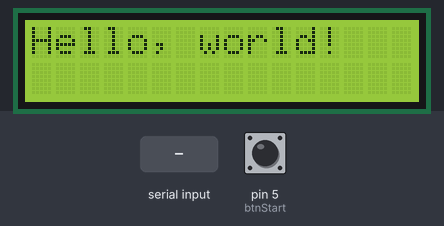
Recording of a sketch running on a simulated Arduino Leonardo, built with avr-gcc and run on an emulated ATmega32U4. On the bench: 16×2 character LCD. Inputs (shaded band) come from the test bench; at power-on: pin 5 (btnStart) LOW. The modem accepts every AT command (registered, SIM ready, sends succeed) and sends nothing else; what the sketch prints to the serial monitor is not drawn.

Above: at 0.2 s.
At 7.3 s:
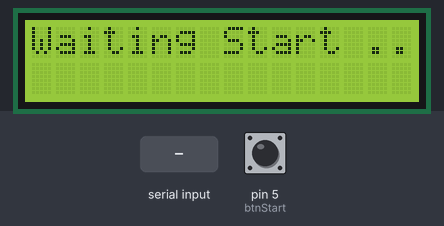
7.4 s: pin 5 (btnStart) pulled HIGH for 1 s
9.9 s: "1?" received over the second serial link
12.9 s: "1?" received over Serial
15.4 s: "0?" received over the second serial link
18.4 s: "2?" received over the second serial link
At 21.4 s:
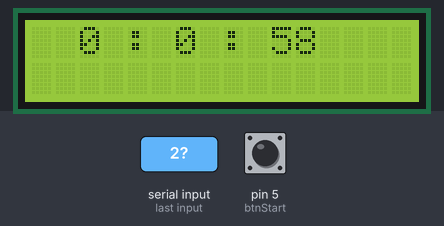
Timing chart, 0 to 22.4 s (numbered marks = the images above; inputs shaded):
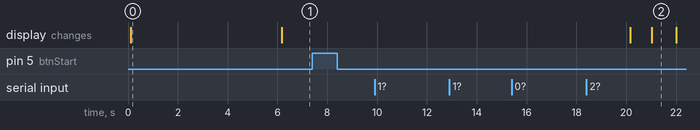

The sketch:

AteamIoT.ino
```cpp
//YWROBOT
//Compatible with the Arduino IDE 1.0
//Library version:1.1
#include <LiquidCrystal_I2C.h>
#include <String.h>
#include <SoftwareSerial.h>

LiquidCrystal_I2C lcd(0x27,16,2);  // set the LCD address to 0x27 for a 16 chars and 2 line display

String userid="RJtCsewtd3bYaxCr8rgh-EefV4oeUCYxROPX-op91b4";
String machineseq="3";

int btnTime = 3;
int btnStart = 5;
int startState = 0;
int startCnt = 0;
int remainTime = 0;

int startTime = 0; // 세탁 시작시간
int laundryTime = 3600; // 세탁시간 1시간

void printResponse();
void connectWifi();
void httpclient(String char_input);

// 3.3V 연결
SoftwareSerial ESP8266(10, 11);
String SSID = "hanul201";
String PASSWORD = "hanul201";


void setup(){

    #ifndef ESP8266
      while (!Serial); // for Leonardo/Micro/Zero
    #endif
    Serial.begin(9600);
    ESP8266.begin(9600);
    Serial.println("Hello!");

    pinMode(btnTime, INPUT);
    pinMode(btnStart, INPUT);

    lcd.init();                      // initialize the lcd
    // Print a message to the LCD.
    lcd.backlight();
    lcd.setCursor(0,0);
    lcd.print("Hello, world!");

    connectWifi();

}

void loop(){
    int startVal = digitalRead(btnStart);
    if(startVal == 1){
        // 만약 시작버튼이 눌리면, 남아있는 시간이 0 이면 세탁시작
        if(startState == 0 && remainTime == 0){
            // 세탁시간을 60분(3600초) 주고 세탁시작, 임시로 5분
            remainTime = 60;
            startTime = millis()/1000;
            startState = 1;


            String input_str = String(remainTime)+"&userid="+userid+"&machineseq="+machineseq;

            // 여기에 최초로 서버로 시간보내는것을 넣으면 된다
            httpclient(input_str);
        }

    }
    // 세탁시간이 남아있으면 1초마다 시간을 갱신한다
    if(millis()/1000 - startTime <= remainTime){
        if(millis()/1000 - startTime >= 1){
            startTime = millis()/1000;
            remainTime--;

            // 1분에 한번씩 보내기
            if(remainTime%20 == 0){

                String input_str = String(remainTime)+"&userid="+userid+"&machineseq="+machineseq;

                // 여기에 서버로 시간보내는것을 넣으면 된다
                httpclient(input_str);
                //httpclient(String(remainTime));
            }

            int hour = remainTime/3600;  // 남은 시간
            int minute = remainTime/60;  // 남은 분
            int second = remainTime%60;  // 남은 초

            lcd.clear();
            lcd.setCursor(2,0);
            lcd.print(hour);
            lcd.setCursor(3,0);
            lcd.print(" : ");
            lcd.setCursor(6,0);
            lcd.print(minute);
            lcd.print(" : ");
            lcd.setCursor(10,0);
            lcd.print(second);
        }
    // 세탁시간이 끝나면 세탁시간을 0으로 초기화 하고 기다린다
    }else{
      remainTime = 0;
      lcd.setCursor(0,0);
      lcd.print("Waiting Start ...");

      startState = 0;
    }


    if(ESP8266.available()) {

        // start server on port 80
        Serial.println("Start the server ...");

//        String cmd = "AT+CWMODE=3";  // Server로 접속
//        ESP8266.println(cmd);
//        delay(1000);
//        printResponse();

//        cmd = "AT+CIPSERVER=1,80";  // 0:close mode  1:open mode
        ESP8266.println("AT+CIPSERVER=1,80");
        printResponse();
        delay(200);

        ESP8266.println("AT+CIPMUX=1"); //
        delay(200);
        printResponse();

        ESP8266.println("AT+CIPSTO=3"); // SET SERVER TIMEOUT
        delay(200);
        printResponse();

        Serial.println("ESP8266.available()!!!");

        String result = "";

        result = ESP8266.readStringUntil('?');
        Serial.println("수신 정보 << " + result + " >> ");

        int firstIndex = result.indexOf('[');
        int lastIndex = result.indexOf(']');

        String data = result.substring(firstIndex, lastIndex + 1);
        delay(200);
        Serial.println("Json 정보 << "+data+" >> ");
        delay(200);

    }

}

void printResponse() {
  while (ESP8266.available()) {
    Serial.println(ESP8266.readStringUntil('\n'));
  }
}

// 서버로 보내기
void httpclient(String char_input){

//    ESP8266.println("AT+CIPMUX=0"); //
//    delay(1500);
//    printResponse();

    // start server on port 80
    Serial.println("close the server ...");
    //String cmddd = "AT+CIPSERVER=0";  // 0:close mode  1:open mode
    ESP8266.println("AT+CIPSERVER=0");
    printResponse();
    delay(1500);

    ESP8266.println("AT+CIPMUX=0"); //
    delay(1500);
    printResponse();

    delay(100);
    Serial.println("connect TCP...");
    String cmdd = "AT+CIPSTART=\"TCP\",\"192.168.0.48\",8989";
    ESP8266.println(cmdd);
    //delay(500);
    printResponse();
    //delay(500);
    if(Serial.find("ERROR")) return;

    Serial.println("Send data...");
    Serial.println(char_input);

    String url=char_input;
    //String cmd="GET /project/iotReg? HTTP/1.0\r\n\r\n";
    String cmd = "GET /laundry/iotData?restTime="+url+" HTTP/1.0\r\n";
    ESP8266.println("AT+CIPSEND=" + String(cmd.length() + 4));
    delay(1000);
    //printResponse();
    //Serial.println("AT+CIPSEND=0," + String(cmd.length() + 4));
    //delay(5000);
//    if(ESP8266.find(">"))
//    {
//      Serial.print(">");
//    }else
//    {
//      ESP8266.println("AT+CIPCLOSE");
//      Serial.println("connect timeout");
//      delay(1000);
//      return;
//    }
//    delay(500);
    //delay(1000);
    ESP8266.println(cmd);
    Serial.println(cmd);
    delay(2000);
    if(Serial.find("ERROR")) {
      ESP8266.println("AT+RST");
      delay(1000);
      printResponse();
      return;
    }
    ESP8266.println("AT+CIPCLOSE");
    delay(1000);
    printResponse();
//    if(Serial.find("busy")){
//      ESP8266.println("AT+RST");
//      delay(1000);
//      printResponse();
//    }

    delay(100);
}


// esp8266 at command 명령어 찾아보기
void connectWifi() {

  while (1) {
    Serial.println("Wifi connecting ...");
//    String cmd = "AT+CWMODE=1";  // Client 접속
//    ESP8266.println(cmd);
//    delay(1000);
//    printResponse();

    String cmd = "AT+CWMODE=3";  // Server로 접속
    ESP8266.println(cmd);
    delay(1000);
    printResponse();

    cmd = "AT+CWJAP=\"" + SSID + "\",\"" + PASSWORD + "\""; // WIFI 접속
    Serial.println(cmd);
    ESP8266.println(cmd);
    delay(5000);

    if (ESP8266.find("OK")) {
      Serial.println("Wifi connected!!!");

//      cmd = "AT+CIFSR";   // IP 주소 알아내기
//      ESP8266.println(cmd);
//      delay(1500);
//      printResponse();
//      delay(1500);

//      ESP8266.println("AT+CIPMUX=1"); // 다중접속
//      delay(1500);
//      printResponse();

      // start server on port 80
//      Serial.println("Start the server ...");
//      cmd = "AT+CIPSERVER=1,80";  // 0:close mode  1:open mode // 기본포트 333 -> AT+CIPSERVER=1,80
//      ESP8266.println(cmd);
//      printResponse();
//      delay(1500);
//
//       ESP8266.println("AT+CIPSTO=5"); // SET SERVER TIMEOUT
//       delay(1000);
//       printResponse();
//
//      Serial.println("Waiting the server ...");

      break;
    }
  }

}
```

Measured:
- after the input at 7.4 s, every drawn part: stays the same
- after the input at 9.9 s, every drawn part: stays the same
- after the input at 12.9 s, every drawn part: stays the same
- after the input at 15.4 s, every drawn part: stays the same
- what the display in image 0 shows lasts 6.1 s, from 0.1 s to 6.2 s
